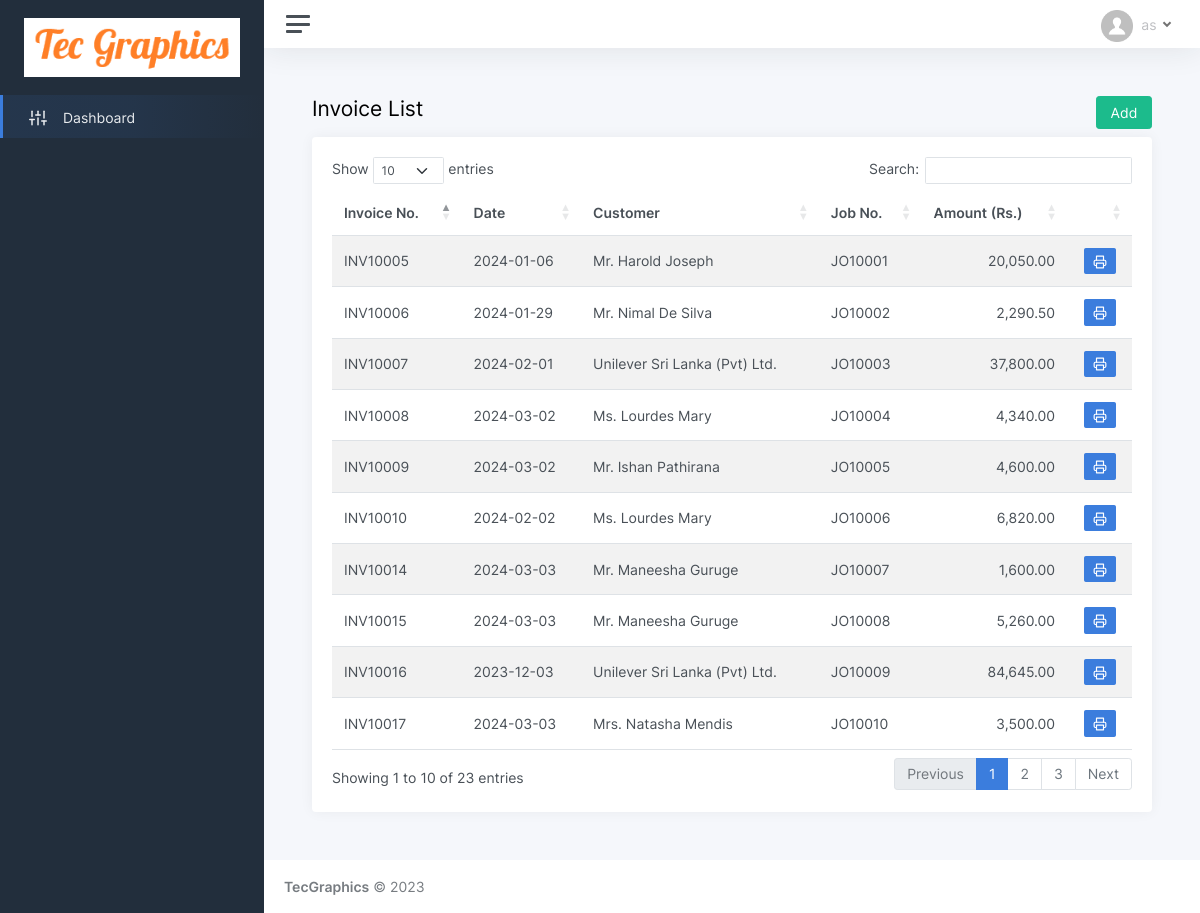
Page /invoice_list.php on the committed database.
### tables this page shows
CREATE TABLE IF NOT EXISTS `invoice` (
  `id` int(11) NOT NULL AUTO_INCREMENT,
  `invoice_no` varchar(25) NOT NULL,
  `invoice_date` varchar(25) NOT NULL,
  `jobcard_id` int(11) NOT NULL COMMENT 'id of jobcard table',
  `cus_id` int(11) NOT NULL,
  `subtotal` varchar(25) NOT NULL,
  `dis_per` varchar(25) NOT NULL,
  `discount` varchar(25) NOT NULL,
  `total` varchar(25) NOT NULL,
  `paystatus` varchar(10) NOT NULL DEFAULT 'pending',
  `pay_balance` varchar(25) NOT NULL,
  `log_user` int(11) NOT NULL,
  `log_datetime` varchar(25) NOT NULL,
  `inv_type` varchar(15) NOT NULL DEFAULT 'jobcard',
  `delivery` varchar(10) NOT NULL DEFAULT 'no',
  `cancel` varchar(5) NOT NULL DEFAULT 'no',
  PRIMARY KEY (`id`)
);

CREATE TABLE IF NOT EXISTS `title` (
  `id` int(11) NOT NULL AUTO_INCREMENT,
  `title` varchar(5) NOT NULL,
  PRIMARY KEY (`id`)
);

CREATE TABLE IF NOT EXISTS `customer` (
  `id` int(11) NOT NULL AUTO_INCREMENT,
  `ctype` varchar(5) NOT NULL,
  `title` int(11) NOT NULL,
  `name` varchar(75) NOT NULL,
  `last_name` varchar(50) NOT NULL,
  `mobile` varchar(20) NOT NULL,
  `phone` varchar(20) DEFAULT NULL,
  `fax` varchar(20) NOT NULL,
  `email` varchar(50) NOT NULL,
  `web` varchar(50) NOT NULL,
  `address1` varchar(75) NOT NULL,
  `address2` varchar(75) NOT NULL,
  `address3` varchar(75) NOT NULL,
  `active` varchar(5) NOT NULL DEFAULT 'yes',
  `login` varchar(5) NOT NULL DEFAULT 'no',
  `password` varchar(200) NOT NULL,
  `reg_mode` varchar(10) NOT NULL DEFAULT 'online',
  `reg_date` varchar(25) NOT NULL,
  PRIMARY KEY (`id`),
  KEY `title` (`title`)
);

CREATE TABLE IF NOT EXISTS `jobcard` (
  `id` int(11) NOT NULL AUTO_INCREMENT,
  `jobno` varchar(25) NOT NULL,
  `job_date` varchar(25) NOT NULL,
  `quotation_id` int(11) NOT NULL COMMENT 'id of quotation table',
  `cus_id` int(11) NOT NULL,
  `machine` varchar(5) NOT NULL,
  `instructions` varchar(500) NOT NULL,
  `log_user` int(11) NOT NULL,
  `log_datetime` varchar(25) NOT NULL,
  PRIMARY KEY (`id`)
);

### invoice_list.php (the view, shortened to what this page needs)
<!DOCTYPE html>
<html lang="en">
<head>
	<?php include('header.php'); ?>
</head>
<body>
	<div class="wrapper">
	<?php include('sidebar.php'); ?>
		<div class="main">
		<?php include('topbar.php'); ?>
			<main class="content">
				<div class="container-fluid p-0">
					<div class="row">
					<h1 class="h3 mb-3 col-10">Invoice List</h1>
					<div class="col-2" align="right"><a href="pending_jobs.php"><button class="btn btn-success">Add</button></a></div>
					</div>
					<div class="row">
						<div class="col-12">
							<div class="card">
								<div class="card-body">
									<table id="datatables-reponsive" class="table table-striped" style="width:100%">
										<thead>
										  <tr>
											<th>Invoice No.</th>
											<th>Date</th>
											<th>Customer</th>
											<th>Job No.</th>
											<th>Amount (Rs.)</th>
											<th>&nbsp;</th>
										  </tr>
										</thead>
										<tbody>
										  <?php
										  $select_req = mysqli_query($con, "SELECT * FROM invoice WHERE inv_type = 'jobcard'");
										  while($result_req = mysqli_fetch_array($select_req)){
										  $select_cust = mysqli_query($con, "SELECT title, name, last_name FROM customer WHERE id = '{$result_req['cus_id']}'");
										  $result_cust = mysqli_fetch_array($select_cust);
											if($result_cust['title']!='6'){
												$select_title = mysqli_query($con, "SELECT title FROM title WHERE id = '{$result_cust['title']}'");
												$result_title = mysqli_fetch_array($select_title);
												$cusname = $result_title['title'].'. '.$result_cust['name'].' '.$result_cust['last_name'];
											} else {
												$cusname = $result_cust['name'].' '.$result_cust['last_name'];
											}
										  $select_job = mysqli_query($con, "SELECT jobno FROM jobcard WHERE id = '{$result_req['jobcard_id']}'");
										  $result_job = mysqli_fetch_array($select_job)
										  ?>
										  <tr>
											<td><?php echo $result_req['invoice_no']; ?></td>
											<td><?php echo $result_req['invoice_date']; ?></td>
											<td><?php echo $cusname; ?></td>
											<td><?php echo $result_job['jobno']; ?></td>
											<td align="right"><?php echo number_format($result_req['total'],2); ?></td>
											<td align="center"><a href="print_invoice.php?qid=<?php echo $result_req['id']; ?>" target="_blank"><button type="button" class="btn btn-sm btn-primary" ><i data-feather="printer"></i></button></a></td>
										  </tr>
										  <?php } ?>
										</tbody>
									</table>
								</div>
							</div>
						</div>
					</div>
				</div>
			</main>
			<?php include('footer.php'); ?>
		</div>
	</div>
</body>
</html>

### rows in the picture
invoice: invoice_no "INV10005", invoice_date "2024-01-06", title.title "Mr. Harold Joseph", jobcard.jobno "JO10001", total "20,050.00"
invoice: invoice_no "INV10006", invoice_date "2024-01-29", title.title "Mr. Nimal De Silva", jobcard.jobno "JO10002", total "2,290.50"
invoice: invoice_no "INV10007", invoice_date "2024-02-01", customer.name+last_name "Unilever Sri Lanka (Pvt) Ltd.", jobcard.jobno "JO10003", total "37,800.00"
invoice: invoice_no "INV10008", invoice_date "2024-03-02", title.title "Ms. Lourdes Mary", jobcard.jobno "JO10004", total "4,340.00"
invoice: invoice_no "INV10009", invoice_date "2024-03-02", title.title "Mr. Ishan Pathirana", jobcard.jobno "JO10005", total "4,600.00"
invoice: invoice_no "INV10010", invoice_date "2024-02-02", title.title "Ms. Lourdes Mary", jobcard.jobno "JO10006", total "6,820.00"
invoice: invoice_no "INV10014", invoice_date "2024-03-03", title.title "Mr. Maneesha Guruge", jobcard.jobno "JO10007", total "1,600.00"
invoice: invoice_no "INV10015", invoice_date "2024-03-03", title.title "Mr. Maneesha Guruge", jobcard.jobno "JO10008", total "5,260.00"
invoice: invoice_no "INV10016", invoice_date "2023-12-03", customer.name+last_name "Unilever Sri Lanka (Pvt) Ltd.", jobcard.jobno "JO10009", total "84,645.00"
invoice: invoice_no "INV10017", invoice_date "2024-03-03", title.title "Mrs. Natasha Mendis", jobcard.jobno "JO10010", total "3,500.00"
